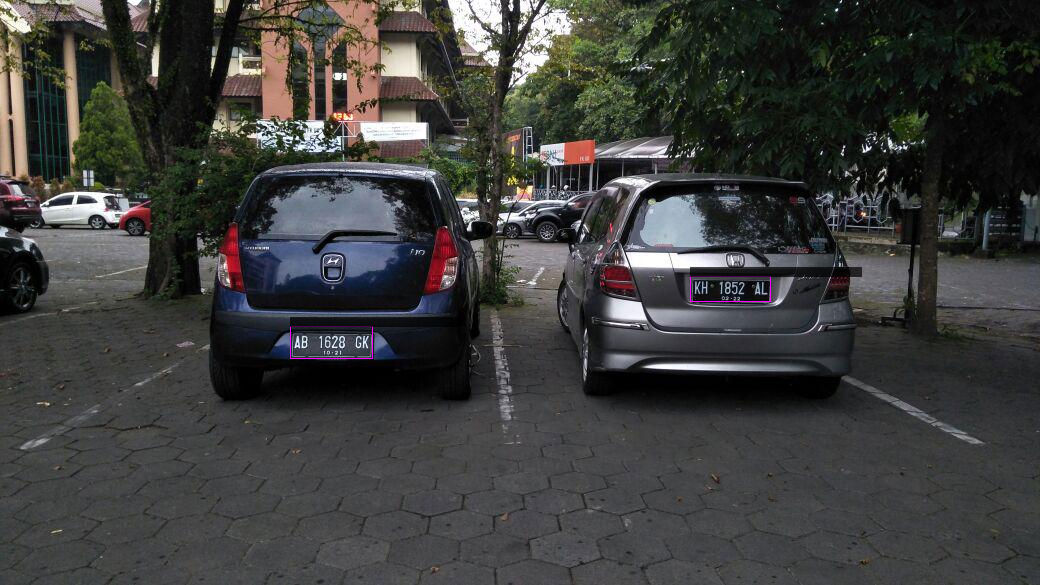
#> input picture backend/app/predictions.jpg, 1040 x 585 px
$ python -i preprocess.py   (imports and definitions only)   (older library calls are emulated)
#> lines starting #> are read from the running program, lines starting #| are printed output that depends on the picture; after the words box and inside, x2 and y2 are one past the last pixel; in counts of white or black regions, pixels touching at a corner belong together
import cv2
import numpy as np
import datetime
from PIL import Image

def open_img(img_path):
#> called with img_path = '../predictions.jpg'
    img = cv2.imread(img_path)
#> img is the input picture: shape (585, 1040, 3); mean B, G, R 60.6, 62.1, 61.8
    img = cv2.cvtColor(img, cv2.COLOR_BGR2RGB)

    return img

def load_img(img_path):
    img = Image.open(img_path)
    if max(img.size) > 512:
        img.thumbnail((512,512), Image.ANTIALIAS)
    img = np.array(img)
    return np.expand_dims(img, axis=0)

def save_img(folder_path, img_type, img, index = 0, pil=False):
    time = datetime.datetime.now().strftime("%d-%m-%Y %H-%M-%S:%f")

    # ex img_path = '/image-dataset/highres-img/img_highres_02-09-2022 09:43:07'
    img_path = "{}/img_{}_{}_{}.jpg".format(folder_path, img_type, index, time)

    if pil:
        img = Image.fromarray(img.numpy())
        img.save(img_path)
    else:
        cv2.imwrite(img_path, img)

    return img_path

# normalize img before SRGAN
def normalize_img(img):
    img_arr = np.array([img])
    img_arr = img_arr / 255.

    return img_arr

def normalize_img01(img_arr):
    return img_arr / 255.0

# normalize RGB images to [-1,1]
def normalize_img11(img_arr):
    return img_arr / 127.5

def denormalize_img(img_arr):
    img = img_arr * 255.

    return img[0,:,:,:]

def denormalize_img11(img_arr):
    return (img_arr + 1) * 127.5

def resize_img(img):
    img = cv2.resize(img,(64,32))

    return img

# img thresholding before easy ocr
def tresholding(img_path):
    img = open_img(img_path)

    # convert image to gray, 1 color channel
    gray_img = cv2.cvtColor(img, cv2.COLOR_RGB2GRAY)
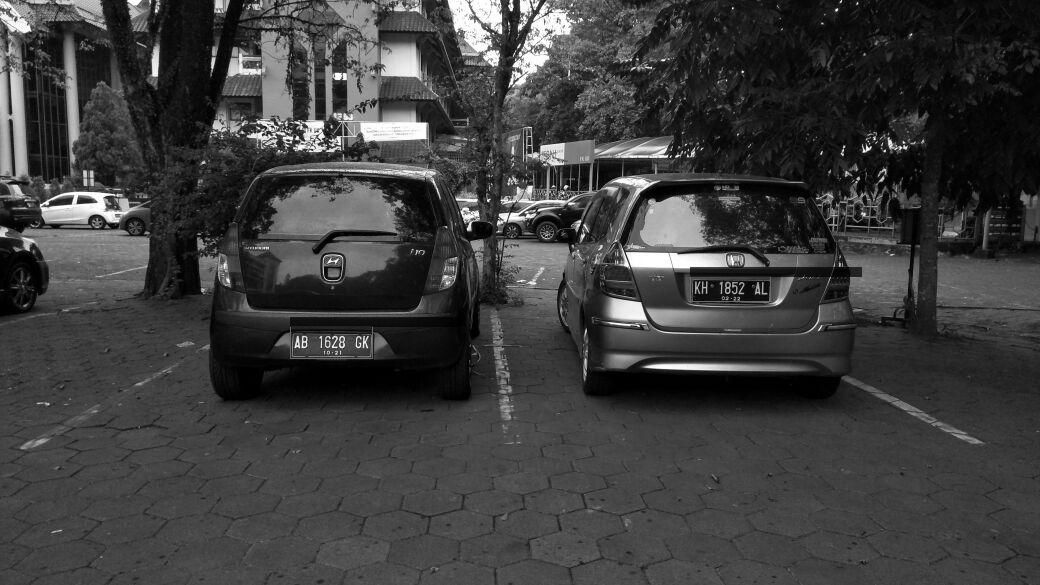
#> gray_img: shape (585, 1040); min 0, max 255, mean 61.8

    # convert image to binary
    _, thresh_otsu_img = cv2.threshold(gray_img, 0, 255, cv2.THRESH_BINARY+cv2.THRESH_OTSU)
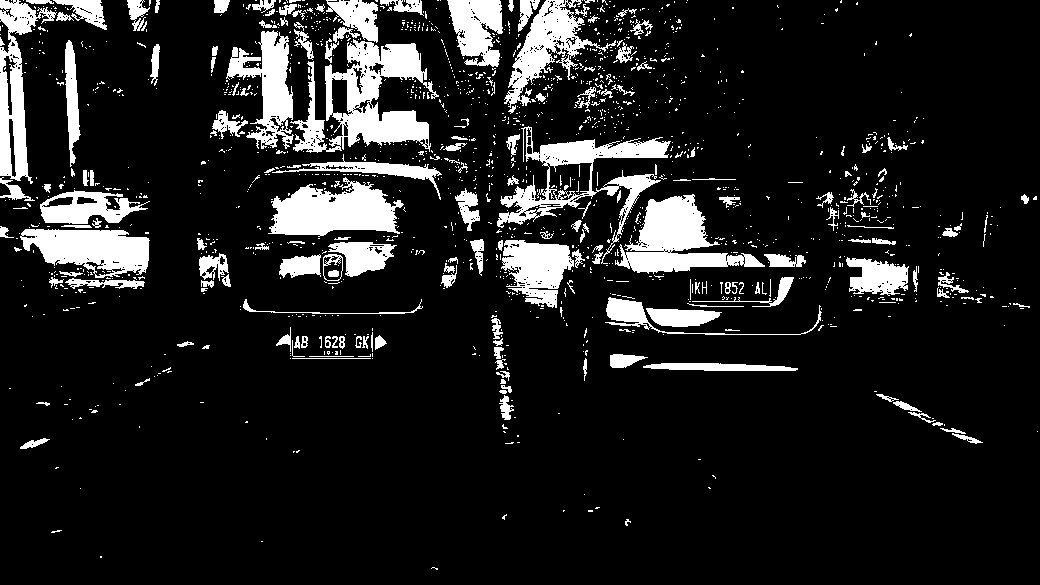
#> thresh_otsu_img: shape (585, 1040); 12.5% white; 1581 white regions (1388 under 20 px), largest, box (x1, y1, x2, y2) and area: (290, 39, 439, 153) 7323, (615, 194, 765, 274) 5302, (497, 126, 671, 264) 5134

    return thresh_otsu_img

>>> result = tresholding('../predictions.jpg')
